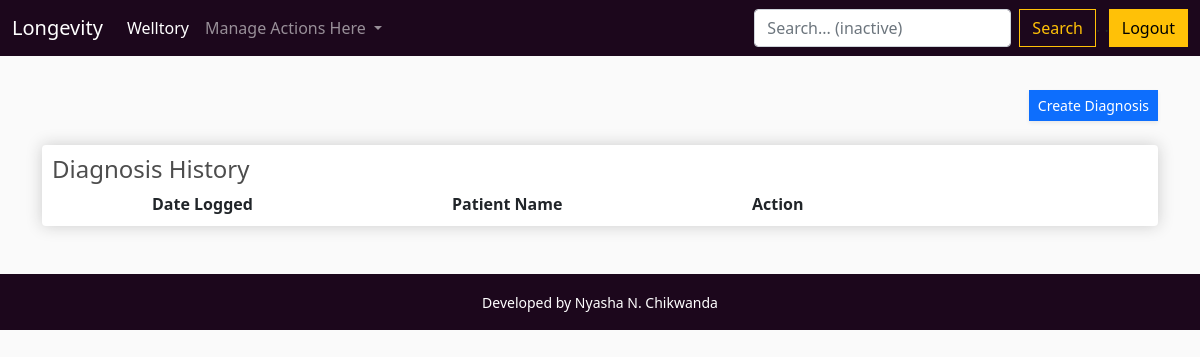
The app's page /welltory/diagnosislist/11223344556677 (signed in), older data.
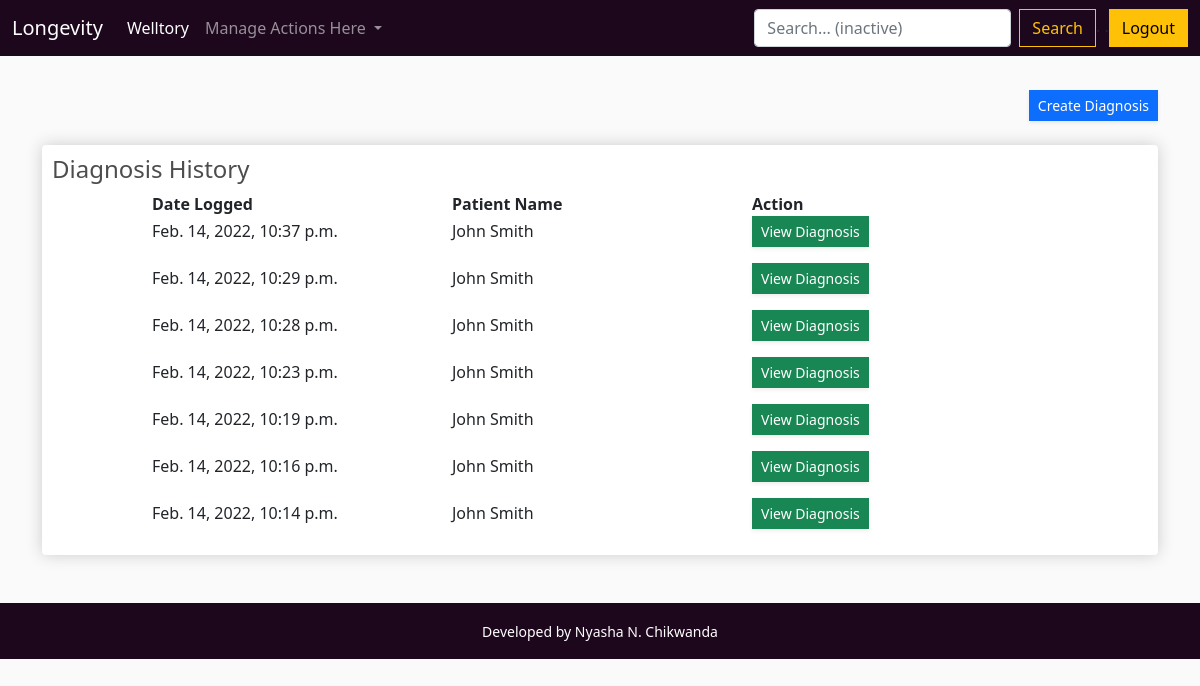
The same page, newer data.
### welltory/models.py (models this page shows, shortened)
class Diagnosis(models.Model):
    patient = models.ForeignKey(Patient, on_delete=models.CASCADE)
    practitioner = models.ForeignKey(Practitioner, on_delete=models.CASCADE)
    symptoms = models.CharField(max_length=1000)
    date_created = models.DateTimeField(default=timezone.now)

class Patient(models.Model):
    GENDER_MALE = 'Male'
    GENDER_FEMALE = 'Female'
    GENDER_CHOICES = [(GENDER_MALE, 'Male'), (GENDER_FEMALE, 'Female')]
    first_name = models.CharField(max_length=40)
    last_name = models.CharField(max_length=40)
    mobile = models.CharField(max_length=20)
    email = models.EmailField()
    street1 = models.CharField(max_length=100)
    street2 = models.CharField(max_length=100)
    city = models.CharField(max_length=100, null=True)
    country = CountryField()
    dateOfBirth = models.DateField(null=True)
    national_id = models.CharField(max_length=20)
    gender = models.CharField(max_length=6, choices=GENDER_CHOICES,)
    created_by = models.ForeignKey(Practitioner, on_delete=models.CASCADE)
    date_created = models.DateTimeField(default=timezone.now)
    image = models.ImageField(default='default.jpg', upload_to='profile_pics')

### welltory/views.py (the view)
# urls.py: path('diagnosislist/<national_id>', views.DiagnosisListView.as_view(), name='diagnosislist'),
class DiagnosisListView(LoginRequiredMixin, generic.ListView):
    model = Diagnosis
    template_name = 'clinic/diagnosislist.html'
    context_object_name = 'diagnosislist'
    paginate_by = 20
    def get_queryset(self):
        self.patient = get_object_or_404(Patient, national_id=self.kwargs['national_id'])
        patient = self.patient.id
        return Diagnosis.objects.filter(patient=patient).order_by('-date_created')
    def get_context_data(self, **kwargs):
        context = super().get_context_data(**kwargs)
        context['patient'] = self.patient
        return context

### welltory/templates/clinic/diagnosislist.html (shortened to what this page needs)
{% extends 'clinic/main.html' %}
{% load static %}
{% block content %}
<br/>
<div class="row">
    <div class="col-lg-12">
        <div align="right">
            <a href="{% url 'welltory:creatediagnosis' patient.national_id  %}"
               class="d-none d-sm-inline-block btn btn-sm btn-primary shadow-sm">
                 Create Diagnosis</a>
        </div>
        <br/>
        <div class="box-element">
            <h4>Diagnosis History</h4>
            <table>
                <tr>
                    <td width="100"></td>
                    <td width="300"><b>Date Logged</b></td>
                    <td width="300"><b>Patient Name</b></td>
                    <td width="300"><b>Action</b></td>
                </tr>
                {% for diagnosis in diagnosislist %}
                <tr>
                    <td></td>
                    <td><p>{{ diagnosis.date_created }}</p></td>
                    <td><p>{{ diagnosis.patient.first_name }} {{ diagnosis.patient.last_name }}</p></td>
                    <td><p><a href="{% url 'welltory:diagnosisdetails' diagnosis.id %}"
                              class="d-none d-sm-inline-block btn btn-sm btn-success shadow-sm">
                         View Diagnosis</a></p></td>
                </tr>
                {% endfor %}
            </table>
        </div>
    </div>
</div>
</div>
<br/>
{% endblock content %}

### welltory/templates/clinic/main.html (shortened to what this page needs)
<!DOCTYPE html>
{% load static %}
<html>
<head>
    <link href="https://cdn.jsdelivr.net/npm/bootstrap@5.1.3/dist/css/bootstrap.min.css" rel="stylesheet"
>
    <link rel="stylesheet" type="text/css" href="{% static 'css/main.css' %}">
    <link rel="stylesheet" type="text/css" href="{% static 'css/rating.css' %}">
</head>
<body>
<nav class="navbar navbar-expand-lg navbar-dark bg-dark">
    <div class="container-fluid">
        <a class="navbar-brand" href="{%url 'welltory:home' %}">Longevity</a>
        <div class="collapse navbar-collapse" id="navbarSupportedContent">
            <ul class="navbar-nav me-auto mb-2 mb-lg-0">
                {% if user.is_authenticated %}
                <li class="nav-item">
                    <a class="nav-link active" aria-current="page" href="#">Welltory</a>
                </li>
                <li class="nav-item dropdown">
                    <a class="nav-link dropdown-toggle" href="#" id="navbarDropdown" role="button"
                       data-bs-toggle="dropdown" aria-expanded="false">
                       Manage Actions Here
                    </a>
                </li>
            </ul>
            <form class="d-flex">
                <input class="form-control me-2" type="search" placeholder="Search... (inactive)" aria-label="Search">
                <button class="btn btn-outline-warning" type="submit">Search</button>
            </form>
        </div>
        <div class="form-inline my-2 my-lg-0">
            . .<a href="{% url 'welltory:logout'%}" class="btn btn-warning">Logout</a>
        </div>
        {% endif %}
    </div>
</nav>
<div class="container">
    {% block content %}
    {% endblock content %}
<br/>
</body>
<footer class="page-footer font-small bg-dark">
    <div class="footer-copyright text-center py-3"><font color="white">
        <small>Developed by Nyasha N. Chikwanda</small>
    </font>
    </div>
</footer>
</html>

### welltory/static/css/main.css (style rules this page uses)
body { background-color: hsl(0, 0%, 98%); }
h1,h2,h3,h4,h5,h6 { color:hsl(0, 0%, 30%); }
.box-element { box-shadow:hsl(0, 0%, 80%) 0 0 16px; background-color: #fff; border-radius: 4px; padding: 10px; }
.bg-dark { background-color: #1c071c!important; }
.col-lg-4, .col-lg-6, .col-lg-8, .col-lg-12 { margin-top: 10px; }
.btn { border-radius: 0; }

### welltory/static/css/rating.css (style rules this page uses)
* { margin: 0; padding: 0; }

Row changes from the older to the newer data that the page shows:
added Diagnosis: date_created "Feb. 14, 2022, 10:37 p.m.", patient.first_name "John", patient.last_name "Smith"
added Diagnosis: date_created "Feb. 14, 2022, 10:29 p.m.", patient.first_name "John", patient.last_name "Smith"
added Diagnosis: date_created "Feb. 14, 2022, 10:28 p.m.", patient.first_name "John", patient.last_name "Smith"
added Diagnosis: date_created "Feb. 14, 2022, 10:23 p.m.", patient.first_name "John", patient.last_name "Smith"
added Diagnosis: date_created "Feb. 14, 2022, 10:19 p.m.", patient.first_name "John", patient.last_name "Smith"
added Diagnosis: date_created "Feb. 14, 2022, 10:16 p.m.", patient.first_name "John", patient.last_name "Smith"
added Diagnosis: date_created "Feb. 14, 2022, 10:14 p.m.", patient.first_name "John", patient.last_name "Smith"
